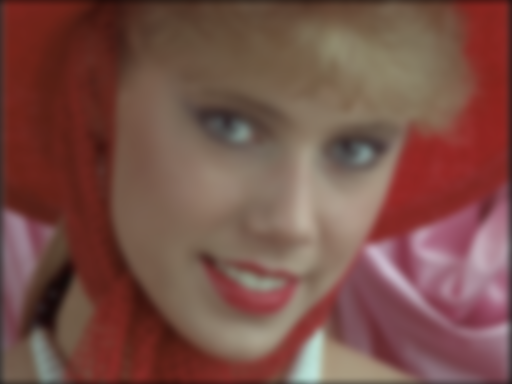
%> input picture codeBISA2/RISE/lady.bmp, 512 x 384 px
$ octave --eval "result = RISE_index_score(imread('lady.bmp'));"   (GNU Octave 9; MATLAB toolbox functions it lacks are replaced by stand-ins)
%> lines starting %> are read from the running program, lines starting %| are printed output that depends on the picture
### codeBISA2/RISE/fecal.m
function fe=fecal(im)
    rf=dct2(im);                         %对图像进行离散余弦变换
    rf(1,1)=0.00000001;
    nrf=rf.^2/sum(sum(rf.^2));           %论文中公式（9）对离散余弦系数进行归一化
    nrf(nrf==0)=0.00000001;
    fe=-sum(sum(nrf.*log2(nrf)));        %论文中公式（10）计算局部图像熵
return;

### codeBISA2/RISE/RISE_index_score.m
function [score, feature] = RISE_index_score(img,scale)
if nargin < 2,  scale = 3;  end
%% Multi-scale Gradient Similarity and Multi-scale Singular Value Similarity
img1 = double( rgb2gray(img) );
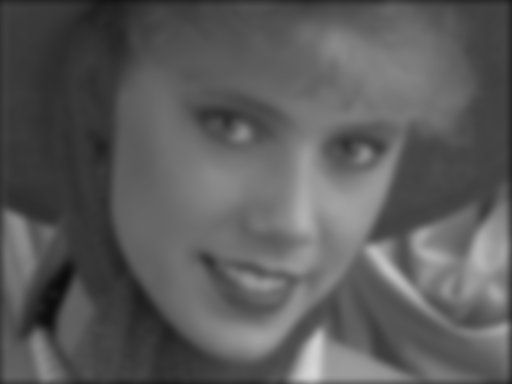
%> img1: size 384x512 double; min 12, max 214, mean 91.1
[U,S1,V] = svd(img1);                                         %对原始图像进行奇异值分解
X1 = diag(S1) ;                                               %原始图像的奇异值
%> X1 = 384 values, max 41657.4 at index 1, min 1.05 at index 384, mean 204.9

[Gx ,Gy] = gradient(img1);
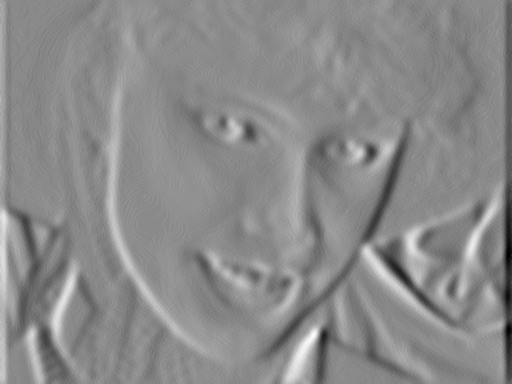
%> Gx: size 384x512 double; min -12.5, max 10.5, mean -0.00732; drawn with min black and max white
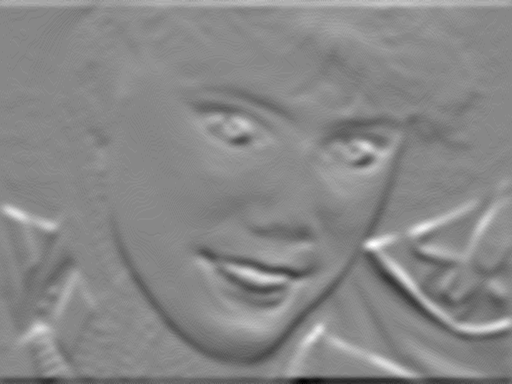
%> Gy: size 384x512 double; min -13, max 11.5, mean 0.0639; drawn with min black and max white
GM1 = abs(Gx) + abs(Gy);
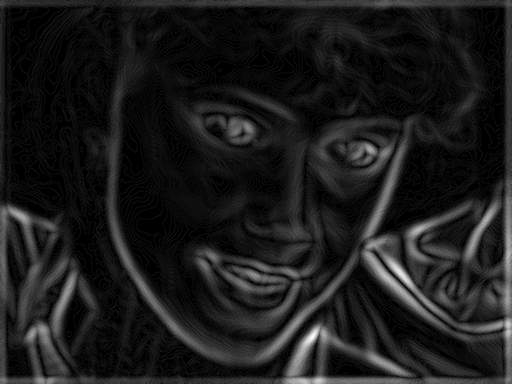
%> GM1: size 384x512 double; min 0, max 19.5, mean 2.14; drawn with min black and max white
GM1=GM1/2;                                                    %论文中公式（3）对原始图像计算梯度

for i=1:4
    u=[2 4 6 8];
    k=[3 9 15 21];
    u=u(i);                                                   %高斯模型的标准差
    k=k(i);                                                   %高斯低通滤波器的尺度
    window = fspecial('gaussian',k,u);
    mu = imfilter(img,window,'replicate');                    %论文中公式（1）原始图像通过高斯低通滤波得到多尺度空间图像

    img2 = double( rgb2gray(mu) );
    [U,S2,V] = svd(img2);                                     %对多尺度图像进行奇异值分解
    X2 = diag(S2) ;                                           %多尺度图像的奇异值

    c1 = 0.001;                                               %fixed
    [Gx ,Gy] = gradient(img2);
    GM2 = abs(Gx) + abs(Gy);
    GM2=GM2/2;                                                %论文中公式（3）对多尺度图像计算梯度
    GMSimMatrix = (2*GM1.*GM2 + c1) ./(GM1.^2 + GM2.^2 + c1); %论文中公式（5）计算原始图像分别与每一个尺度图像的梯度相似度
    GMfeature(i)= mean(GMSimMatrix(:));                       %论文中公式（6）得到梯度相似度特征

    c2 = 0.001;                                               %fixed
    SVDSimMatrix = (2*X1.*X2 + c2) ./(X1.^2 + X2.^2 + c2);    %论文中公式（8）计算原始图像分别与每一个尺度图像的奇异值相似度
    SVDfeature(i) = mean(SVDSimMatrix);                       %计算平均值得到奇异值相似度特征

end
%> after the loop, GMfeature = [0.977 0.852 0.782 0.731]; SVDfeature = [1 0.993 0.974 0.956]

%% Multi-resolution Entropy in DCT Domain
Efeature=[];
imdist=rgb2gray(img);
weight=[0.6 1];
for i=1:scale
    im=imdist;
    fun=@(x)fecal(x);
    im=double(im);
    femat=blkproc(im,[8 8],fun);                              %对原始图像及其多分辨率图像进行分块

    sort_t = sort(femat(:),'ascend');                         %将图像块的熵进行降序排列
    len = length(sort_t);
    t=sort_t(ceil(len*weight(1)):ceil(len*weight(2)));        %选取前40%图像块的熵
    m(i)= mean(t);                                            %计算图像块的熵平均值作为最后的特征
    Efeature=m ;
    imdist = imresize(imdist,0.5);                            %对原始图像进行降采样处理
end
%> this loop made 3 passes
%> Efeature on passes 1 to 3: 2.29, [2.29 2.23], [2.29 2.23 2.76]
%> pass 1, in RISE_index_score, `femat=blkproc(im,[8 8],fun);`:
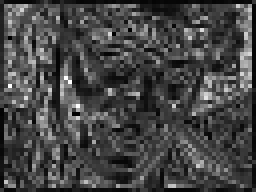
%> femat: size 48x64 double (shown 4 times larger); min 1.67e-05, max 5.33, mean 1.45; drawn with min black and max white
%> pass 2, in RISE_index_score, `femat=blkproc(im,[8 8],fun);`:
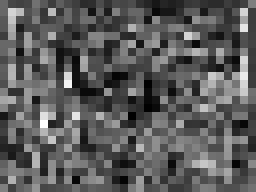
%> femat: size 24x32 double (shown 8 times larger); min 0.152, max 4.06, mean 1.54; drawn with min black and max white
%> after the loop, m = [2.29 2.23 2.76]

feature = [SVDfeature GMfeature Efeature];                    %总共11个特征，包括四个多尺度奇异值相似度特征，四个多尺度梯度相似度特征和三个多分辨率图像熵特征
%> feature = [1 0.993 0.974 0.956 0.977 0.852 0.782 0.731 2.29 2.23 2.76]

%% Support Vector Regression
feat = feature;
%> feat has the same summary as feature
fid = fopen('test_ind.txt','w');
for jj = 1:size(feat,1)
    fprintf(fid,'1 ');
    for kk = 1:size(feat,2)
        fprintf(fid,'%d:%f ',kk,feat(jj,kk));
    end
    fprintf(fid,'\n');
end
%> this loop made 1 pass
%> `result = RISE_index_score(imread('lady.bmp'));`: result = 24.89
fclose(fid);

warning off all
delete output test_ind_scaled dump
system('svm-scale  -r range test_ind.txt >> test_ind_scaled');          %归一化
system('svm-predict  -b 1  test_ind_scaled model output.txt>dump');     %预测分数
load output.txt;
Score_proposed= output;
score=Score_proposed';
